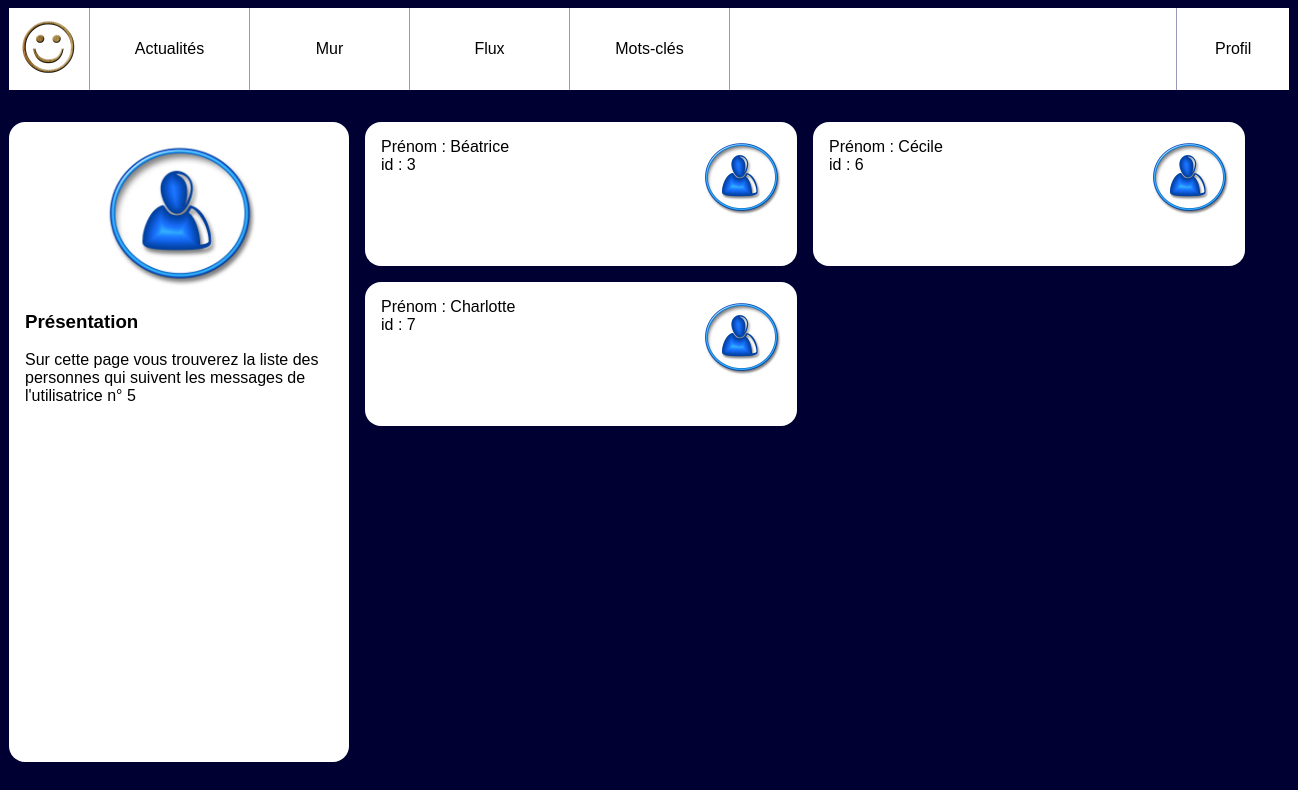
/followers.php?user_id=5, run on the app's committed database.
### tables this page shows
CREATE TABLE IF NOT EXISTS `users` (
  `id` INT UNSIGNED NOT NULL AUTO_INCREMENT,
  `email` VARCHAR(255) NOT NULL,
  `password` VARCHAR(255) NOT NULL,
  `alias` VARCHAR(255) NOT NULL,
  PRIMARY KEY (`id`),
  UNIQUE INDEX `email_UNIQUE` (`email` ASC),
  UNIQUE INDEX `alias_UNIQUE` (`alias` ASC));

### followers.php (the view, shortened to what this page needs)
<!doctype html>
<html lang="fr">
    <head>
        <link rel="stylesheet" href="style.css"/>
    </head>
    <body>
    <?php include 'navbar.php'?>
        <div id="wrapper">
            <aside>
                <img src = "user.jpg" alt = "Portrait de l'utilisatrice"/>
                <section>
                    <h3>Présentation</h3>
                    <p>Sur cette page vous trouverez la liste des personnes qui
                        suivent les messages de l'utilisatrice
                        n° <?php echo intval($_GET['user_id']) ?></p>
                </section>
            </aside>
            <main class='contacts'>
                <?php
                $userId = intval($_GET['user_id']);
                include 'connexions2.php';
                $laQuestionEnSql = "
                    SELECT users.*
                    FROM followers
                    LEFT JOIN users ON users.id=followers.following_user_id
                    WHERE followers.followed_user_id='$userId'
                    GROUP BY users.id
                    ";
                $lesInformations = $mysqli->query($laQuestionEnSql);
                ?>
                <?php
                while ($post = $lesInformations->fetch_assoc()) {
                ?>
                <article>
                    <img src="user.jpg" alt="blason"/>
                    <h3>Prénom : <?php echo($post['alias']) ?></h3>
                    <p>id : <?php echo($post['id']) ?></p>
                </article>
                <?php } ?>
            </main>
        </div>
    </body>
</html>

### style.css (style rules this page uses)
body { background-color: #003; font-family: Arial; }
#wrapper { display:flex; width:80em; margin:0 auto 2em auto; }
#wrapper aside { background-color: #fff; flex:1; padding:1em; border-radius: 1em; }
#wrapper aside img { display: block; width:50%; margin:auto; }
#wrapper main { flex:3; padding-left:1em; height: 80vh; overflow-y: scroll; }
#wrapper main article { background-color: #fff; padding:1em; margin-bottom: 1em ; border-radius: 1em; }
#wrapper main article h3 { margin:0; padding:0; font-weight: normal; font-size:1em; }
#wrapper main article p { margin:0; }
.contacts { display:flex; flex-wrap: wrap; align-items:flex-start; align-content: flex-start ; }
.contacts article { width:25em; height:7em; margin-right: 1em; }
.contacts article img { float:right; height: 5em; }

### data on the page
users: alias "Béatrice", id "3"
users: alias "Cécile", id "6"
users: alias "Charlotte", id "7"

### other printed values
$_GET['user_id'] "5"
